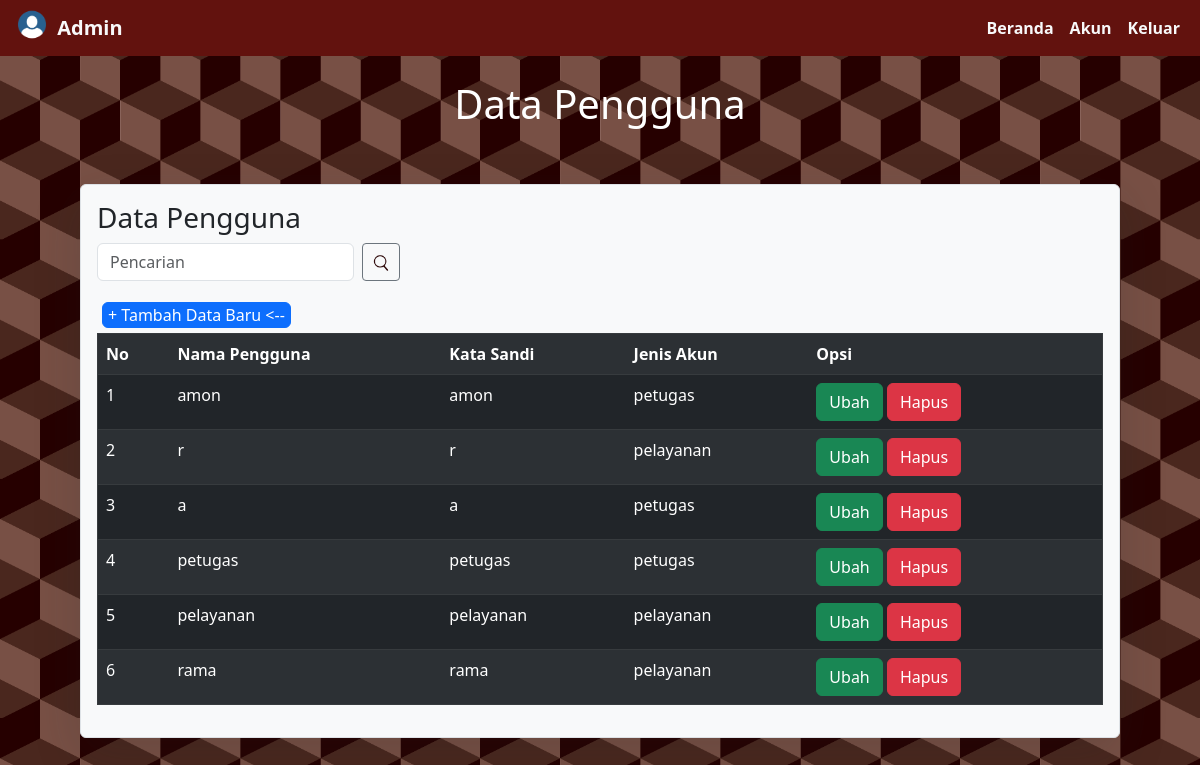
The app's page /admin/akun.php (signed in) with its own data.
### tables this page shows
CREATE TABLE `akun` (
  `id_user` int(10) NOT NULL,
  `username` varchar(24) NOT NULL,
  `password` varchar(50) NOT NULL,
  `level` varchar(24) NOT NULL
);

### admin/akun.php (the view, shortened to what this page needs)
<!DOCTYPE html>
<html>
<head>
	<link rel="stylesheet" type="text/css" href="../bootstrap/css/bootstrap.css">
</head>
<body style="background-image: url('../img/bg3.png'); background-size:30em;">
<nav class="navbar navbar-expand-lg sticky-top "  data-bs-theme="dark" style="background-color:#62120e; color:white; font-weight: bold;">
  <div class="container-fluid">
    <a class="navbar-brand" href="#"><img src="../img/Profile.png" alt="" style="margin-top:-10px; width :40px;"> Admin</a>
    <div class="collapse navbar-collapse" id="navbarSupportedContent">
      <ul class="navbar-nav ms-auto mb-2 mb-lg-0">
        <li class="nav-item">
          <a class="nav-link active" aria-current="page" href="dashboard.php">Beranda</a>
        </li>
        <li class="nav-item">
          <a class="nav-link active" href="akun.php">Akun</a>
        </li>
        <li class="nav-item">
          <a class="nav-link active" href="../logout.php">Keluar</a>
        </li>
      </ul>
    </div>
  </div>
</nav>
<br>
	<div class="judul">
		<h1 align="center" style="color:white;">Data Pengguna</h1>
	</div>
	<br>
	<br>
	<div class="border border-start-9 shadow-lg p-3 mb-5 bg-body-tertiary rounded" style="width:auto; margin:0 5em ;" >
		<div style="float:left; "><h3>Data Pengguna</h3>
		<div class="">
		<form action="" method="GET" class="d-flex">
			<input type="text" name="cari" placeholder="Pencarian" class="form-control me-2 mb-3">
			<button class="btn btn-outline-secondary btn-sm mb-3" type="submit"><img src="../img/search.png" alt="cari" style="width:20px;"></button>
		</form>
		<a href="tambah_akun.php" class="tombol"><button class="btn btn-primary" style="padding:0px 5px; margin: 5px;">+ Tambah Data Baru <--</button></a>
		</div>
		</div>
	<table border="1" class="table table-dark table-striped" >
		<tr>
			<th>No</th>
			<th>Nama Pengguna</th>
			<th>Kata Sandi</th>
            <th>Jenis Akun</th>
			<th>Opsi</th>
		</tr>
		<?php
		include "../koneksi.php";
		if(isset($_GET['cari'])){
			$cari = $_GET['cari'];
			$result = mysqli_query($koneksi,"SELECT * from akun where level IN('pelayanan','petugas') and (username like '%".$cari."%' or level like '%".$cari."%')");
		}else{
			$result = mysqli_query($koneksi,"SELECT * from akun where level IN('pelayanan','petugas')");
		}
		$nomor = 1;
		while ($data = mysqli_fetch_assoc($result)) {
		?>
			<tr>
				<td><?php echo $nomor++; ?></td>
				<td><?php echo $data['username']; ?></td>
				<td><?php echo $data['password']; ?></td>
                <td><?php echo $data['level']; ?></td>
				<td>
					<a class="edit" href="edit_akun.php?id_user=<?php echo $data['id_user']; ?>"><button class="btn btn-success">Ubah</button></a>
					<a class="hapus" href="hapus_akun.php?id_user=<?php echo $data['id_user']; ?>"><button class="btn btn-danger">Hapus</button></a>
				</td>
			</tr>
		<?php } ?>
	</table>
	</div>
    <br>
</body>
</html>

### records on screen
akun: username "amon", password "amon", level "petugas"
akun: username "r", password "r", level "pelayanan"
akun: username "a", password "a", level "petugas"
akun: username "petugas", password "petugas", level "petugas"
akun: username "pelayanan", password "pelayanan", level "pelayanan"
akun: username "rama", password "rama", level "pelayanan"
